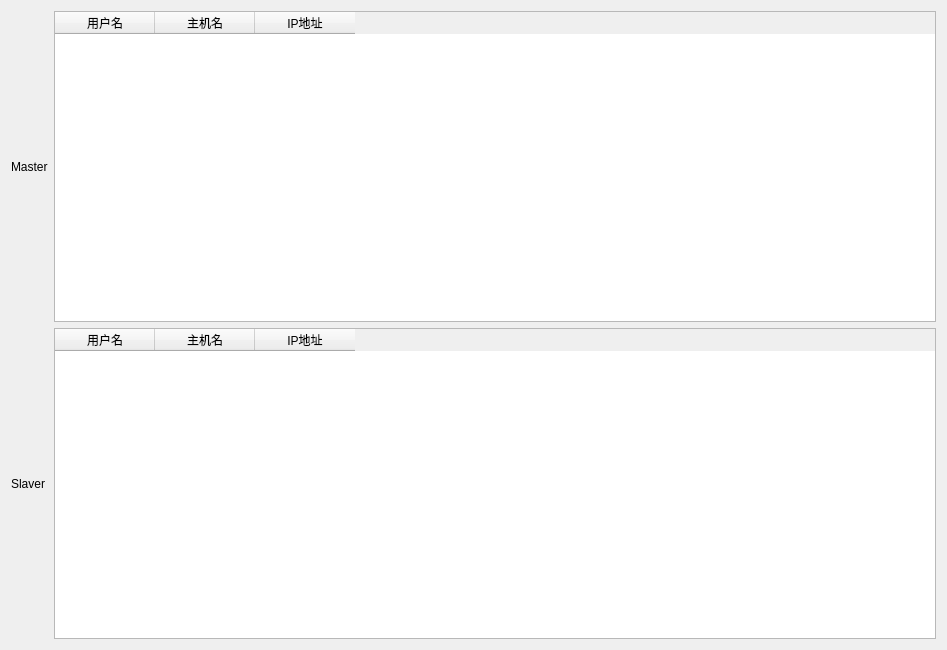
<?xml version="1.0" encoding="UTF-8"?>
<ui version="4.0">
 <class>networkmanager</class>
 <widget class="QWidget" name="networkmanager">
  <property name="geometry">
   <rect>
    <x>0</x>
    <y>0</y>
    <width>947</width>
    <height>650</height>
   </rect>
  </property>
  <property name="windowTitle">
   <string>PC端</string>
  </property>
  <layout class="QGridLayout" name="gridLayout">
   <item row="0" column="0">
    <widget class="QLabel" name="label">
     <property name="text">
      <string>Master</string>
     </property>
    </widget>
   </item>
   <item row="0" column="1">
    <widget class="QTableWidget" name="MasterTable">
     <column>
      <property name="text">
       <string>用户名</string>
      </property>
     </column>
     <column>
      <property name="text">
       <string>主机名</string>
      </property>
     </column>
     <column>
      <property name="text">
       <string>IP地址</string>
      </property>
     </column>
    </widget>
   </item>
   <item row="1" column="0">
    <widget class="QLabel" name="label_2">
     <property name="text">
      <string>Slaver</string>
     </property>
    </widget>
   </item>
   <item row="1" column="1">
    <widget class="QTableWidget" name="SlaverTable">
     <column>
      <property name="text">
       <string>用户名</string>
      </property>
     </column>
     <column>
      <property name="text">
       <string>主机名</string>
      </property>
     </column>
     <column>
      <property name="text">
       <string>IP地址</string>
      </property>
     </column>
    </widget>
   </item>
  </layout>
 </widget>
 <layoutdefault spacing="6" margin="11"/>
 <resources/>
 <connections/>
</ui>
